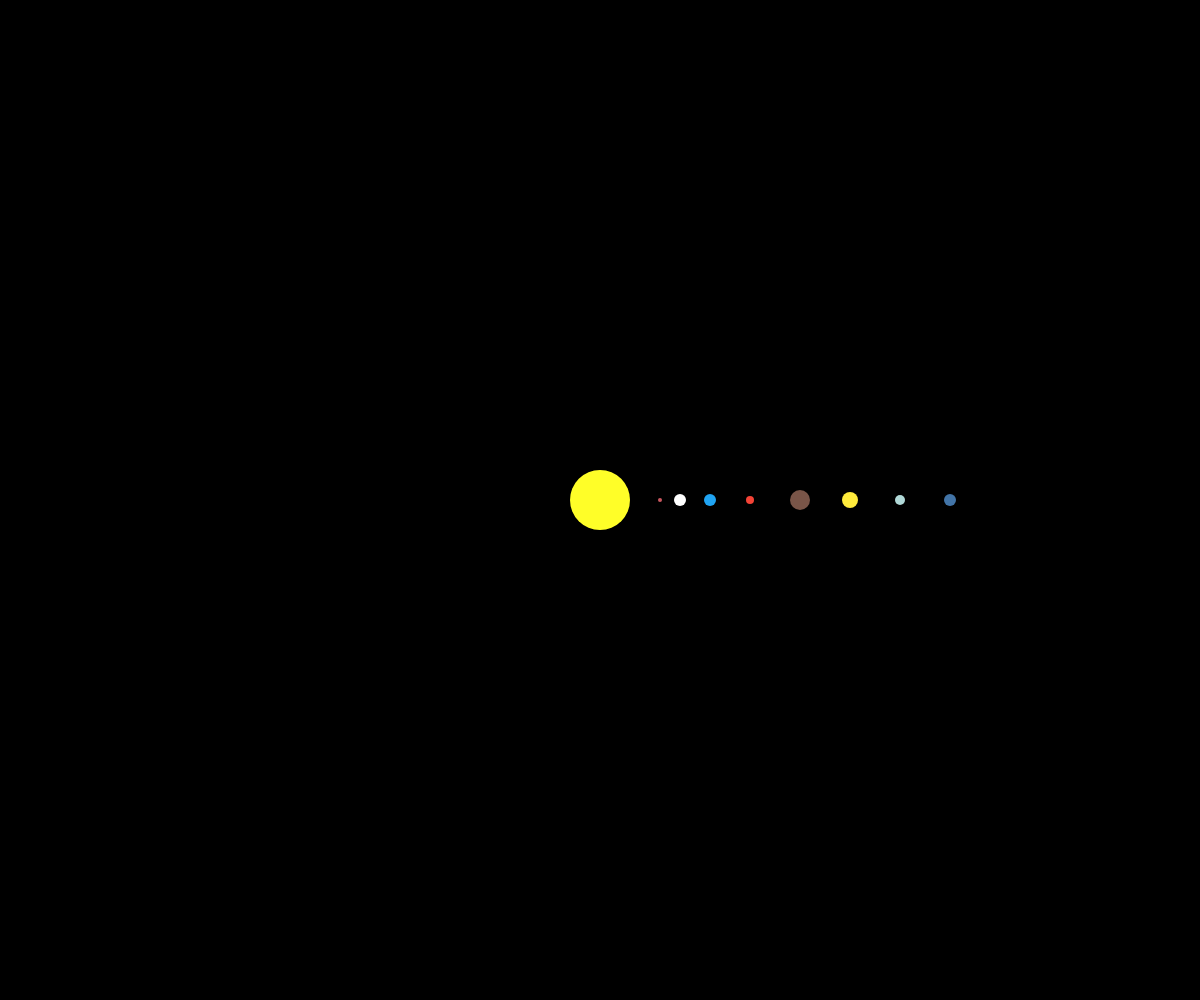
Frame 1 (no input)
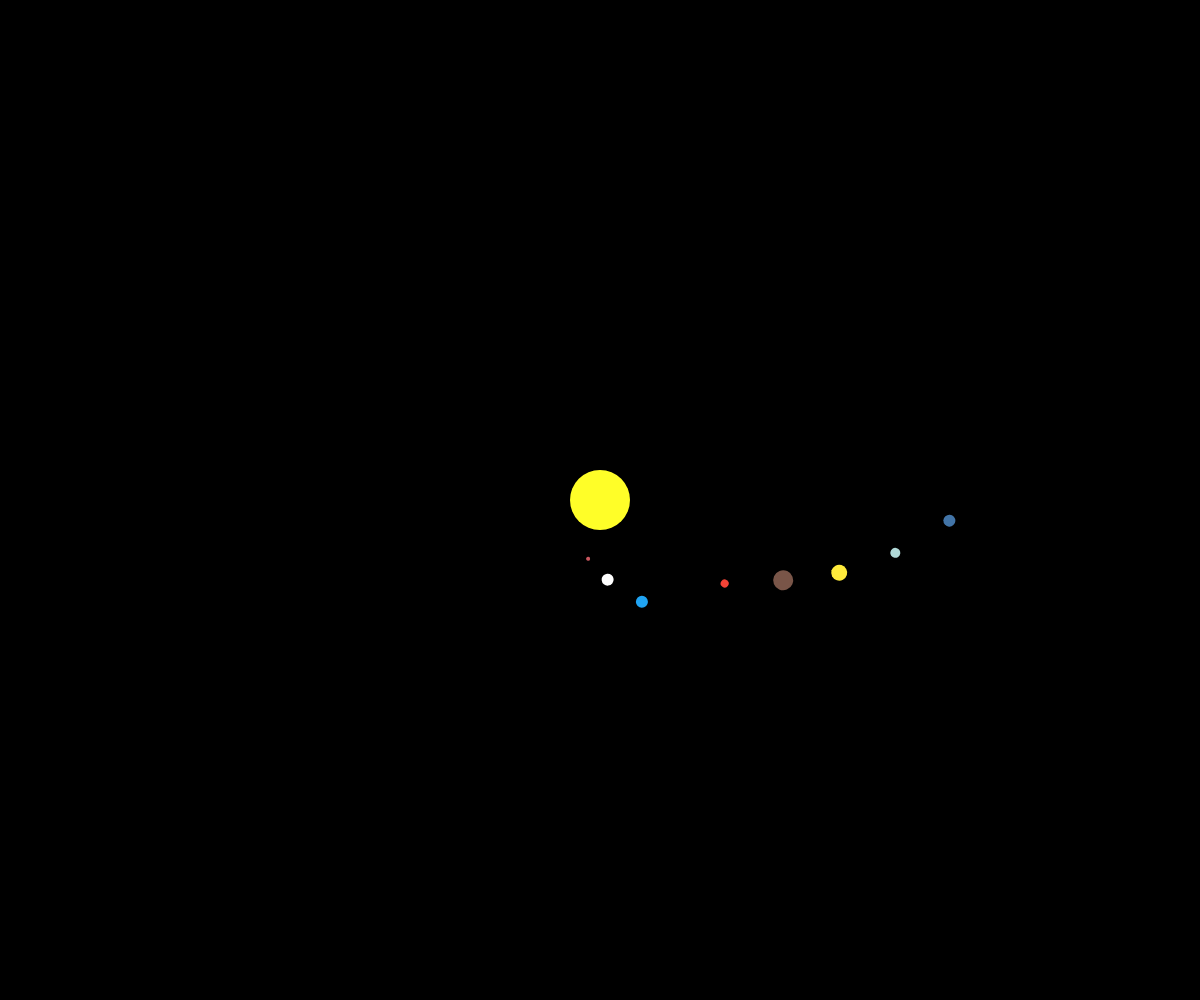
Frame 60 (no input)
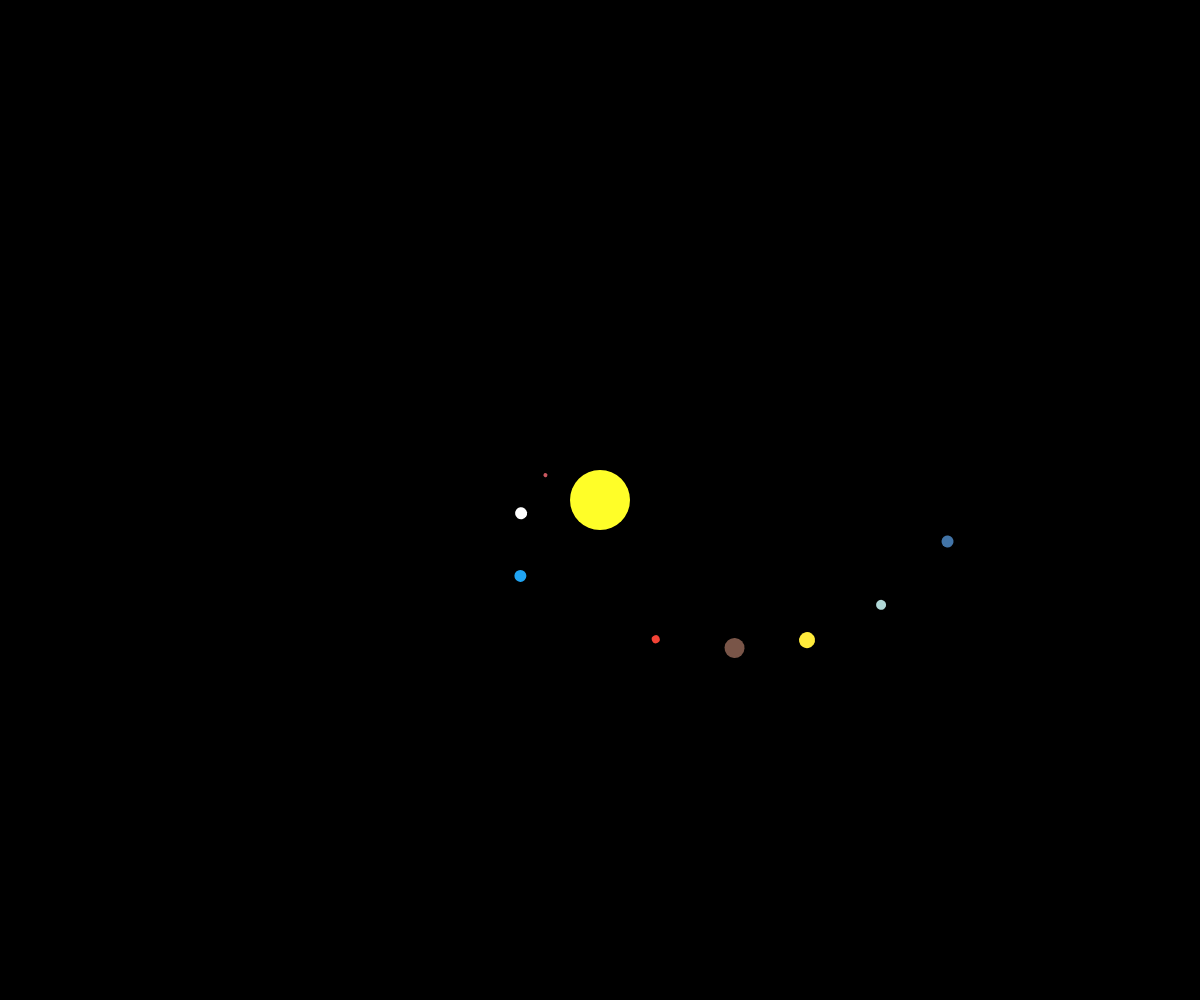
Frame 120 (the mouse pressed at the canvas centre since frame 60)

The p5.js sketch that drew these frames (run headless with seeded random() and noise() and a simulated clock; from frame 60 on, the mouse is pressed at the canvas centre):

// p5.js sketch
// ── sketch.js
let sol


function setup() {
    createCanvas(windowWidth, windowHeight)
    sun = new Astro(planets.sun)
    sun.spawnPlanetas()
}

function draw() {
    background(0)
    translate(width/2, height/2)
    sun.show()
    sun.orbit()
}

// ── astros.js
class Astro {

    constructor({name, distance, radius, color, planetas, period}) {
        this.name = name
        this.distance = distance
        this.radius = radius
        this.color = color
        this.period = period

        this.angle = 0
        this.planetas = {
            instances: [],
            planets: planetas
        }
    }

    spawnPlanetas() {
        if (this.planetas.planets != null) {
            this.planetas.planets.forEach(s => {
                let planetas = new Astro(s)
                this.planetas.instances.push(planetas)
                planetas.show()
                planetas.spawnPlanetas()
            })
        }
    }

    orbit() {
        this.angle += this.period
        this.planetas.instances.forEach(s => s.orbit())
    }

    show() {
        push()

        noStroke()
        fill(this.color)

        rotate(this.angle)
        translate(this.distance, 0)

        ellipse(0, 0, this.radius*2, this.radius*2)

        if (this.planetas.instances.length > 0) {
            this.planetas.instances.forEach(s => s.show())
        }

        pop()
    }

}

// ── planets.js
let planets = {
    sun: {
        name: 'Sol',
        distance: 0,
        radius: 30,
        color: [255, 254, 40],
        period: 0,
        planetas: [
            {
                name: 'Mercurio',
                distance: 60,
                radius: 2,
                period: .03,
                color: [202, 87, 95]
            },
            {
                name: 'Venus',
                distance: 80,
                radius: 6,
                period: .025,
                color: [255, 255, 255]
            },
            {
                name: 'Terra',
                distance: 110,
                radius: 6,
                period: .02,
                color: [32, 164, 243],
            },
            {
                name: 'Marte',
                distance: 150,
                radius: 4,
                period: .01,
                color: [244, 67, 54],
            },
            {
                name: 'Jupiter',
                distance: 200,
                radius: 10,
                period: .007,
                color: [121, 85, 72],
            },
            {
                name: 'Saturno',
                distance: 250,
                radius: 8,
                period: .005,
                color: [255, 235, 59],
            },
            {
                name: 'Urano',
                distance: 300,
                radius: 5,
                period: .003,
                color: [176, 216, 215]
            },
            {
                name: 'Netuno',
                distance: 350,
                radius: 6,
                period: .001,
                color: [66, 116, 167]
            }
        ]
    }
}
